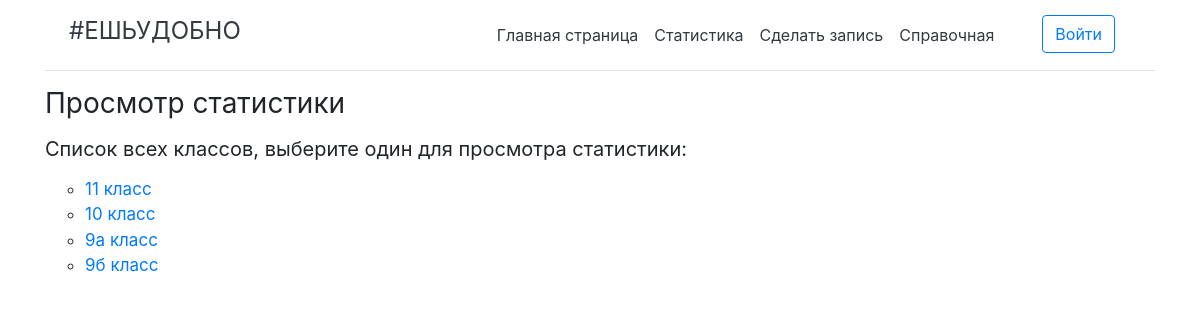
The page /class/ on the database its author committed.
### app/models.py (models this page shows, shortened)
class SchoolClass(models.Model):
    school_class = models.CharField(max_length=10, help_text = 'Класс')
    stats = models.BigIntegerField(default=0)
    class Meta:
    	ordering = ['school_class']

### app/views.py (the view)
# urls.py: path('class/', views.class_list, name = 'class'),
def class_list(request):
    school_class = SchoolClass.objects.order_by('id')
    return render(
        request,
        'app/schoolclass_list.html',
        {'school_class':school_class})

### app/templates/app/schoolclass_list.html (shortened to what this page needs)
{% extends "base_generic.html" %}
{% block content %}
<div class="container">
	<h3 class="font-weight-normal">Просмотр статистики</<h3>
	<h5 class="font-weight-normal">Список всех классов, выберите один для просмотра статистики:</h5>
	<ul class="ul">
	    {% if school_class %}
	      {% for i in school_class %}
	        <li>
	        	<a href='{{ i.id }}' class="href">{{i.school_class}} класс</a>
	        </li>
	      {% endfor %}
	    {% else %}
	      <li>Список пуст!</li>
	    {% endif %}
	</ul>
</div>
{% endblock %}

### app/static/css/styles.css (style rules this page uses)
.href { font-size: 17px; }
ul { list-style: circle; }

### rows shown on the page
SchoolClass: school_class "11"
SchoolClass: school_class "10"
SchoolClass: school_class "9а"
SchoolClass: school_class "9б"
